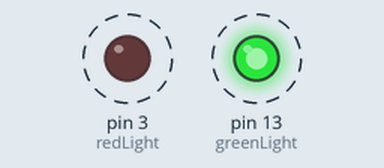
A sketch run on a simulated Arduino Uno, built with avr-gcc and run on an emulated ATmega328P. Parts: output pins drawn as LEDs (lit = HIGH). Dashed ring = blinking.

Above: at 0.05 s.
Timing chart, 0 to 4.6 s (numbered marks = the images above):
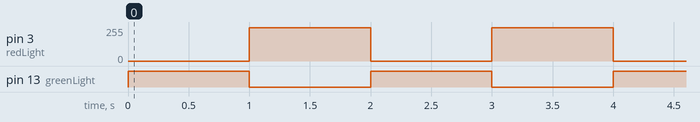

Measured:
- by itself, pin 3 (redLight): alternates 250/255 for 1.0 s and 0/255 for 1.0 s
- by itself, pin 13 (greenLight): alternates HIGH for 1.0 s and LOW for 1.0 s

The sketch:

july_22.ino
```cpp
int redLight = 3;
int greenLight = 13;
void setup() {
  pinMode (redLight, OUTPUT);
  pinMode (greenLight, OUTPUT);

}

void loop() {
  analogWrite (redLight, 0);
  digitalWrite (greenLight, HIGH);
  delay (1000);
  analogWrite (redLight, 250);
  digitalWrite (greenLight, LOW);
  delay(1000);


}
```
